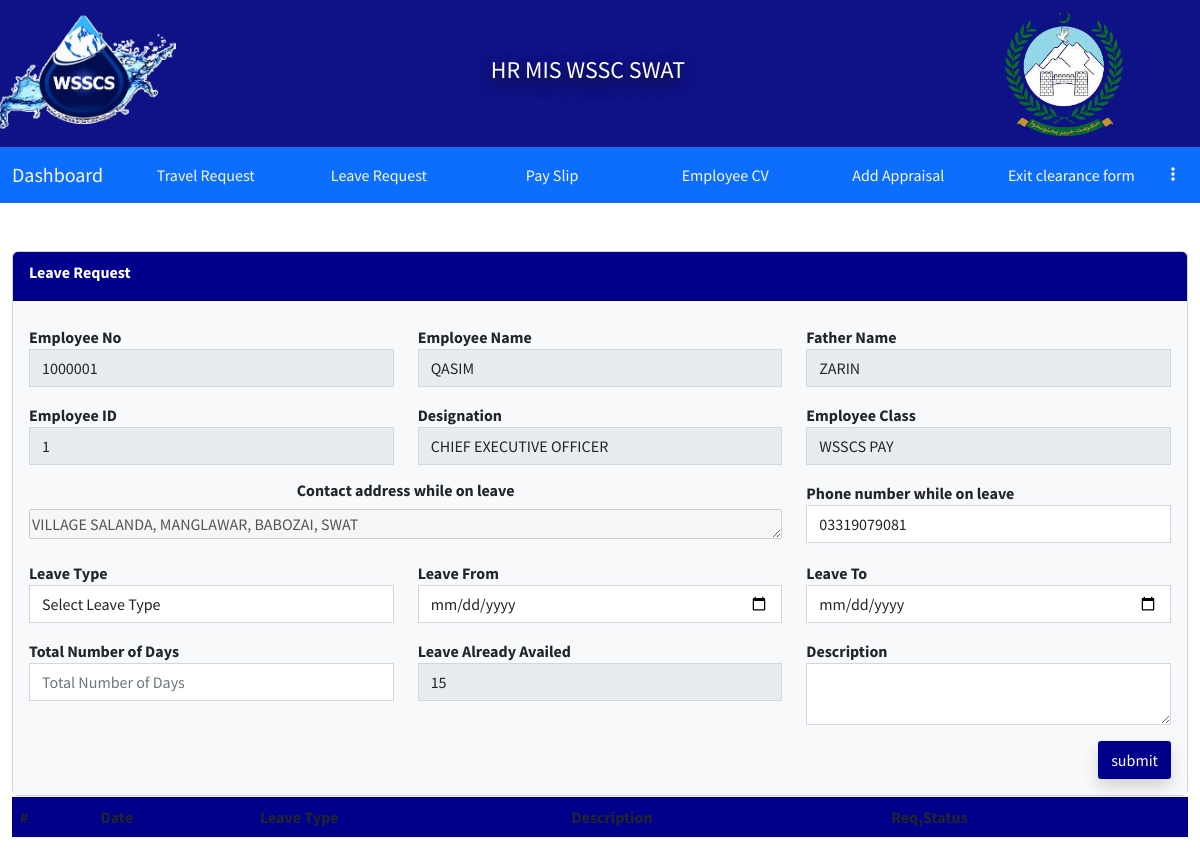
Page /Employee/Leavereq.php (signed in) on the committed database.
### tables this page shows
CREATE TABLE `employeedata` (
  `Id` int(11) NOT NULL,
  `image` varchar(255) DEFAULT NULL,
  `fName` varchar(255) DEFAULT NULL,
  `mName` varchar(255) DEFAULT NULL,
  `lName` varchar(255) DEFAULT NULL,
  `father_Name` varchar(255) DEFAULT NULL,
  `CNIC` varchar(15) DEFAULT NULL,
  `email` varchar(255) DEFAULT NULL,
  `pAddress` varchar(255) DEFAULT NULL,
  `cAddress` varchar(255) DEFAULT NULL,
  `city` varchar(255) DEFAULT NULL,
  `postAddress` varchar(255) DEFAULT NULL,
  `mNumber` varchar(15) DEFAULT NULL,
  `ofphNumber` varchar(15) DEFAULT NULL,
  `Alternate_Number` varchar(15) DEFAULT NULL,
  `DofB` varchar(20) DEFAULT NULL,
  `religion` varchar(255) DEFAULT NULL,
  `gender` varchar(10) DEFAULT NULL,
  `BlGroup` varchar(5) DEFAULT NULL,
  `Domicile` varchar(255) DEFAULT NULL,
  `MaritalStatus` varchar(255) DEFAULT NULL,
  `NextofKin` varchar(255) DEFAULT NULL,
  `NextofKinCellNumber` varchar(15) DEFAULT NULL,
  `ContactPerson` varchar(255) DEFAULT NULL,
  `CPCN` varchar(15) DEFAULT NULL,
  `Employement_Group` varchar(255) DEFAULT NULL,
  `Employee_Class` varchar(255) DEFAULT NULL,
  `Employee_Group` varchar(255) DEFAULT NULL,
  `Employee_Sub_Group` varchar(255) DEFAULT NULL,
  `Employee_Quota` varchar(255) DEFAULT NULL,
  `Salary_Bank` varchar(255) DEFAULT NULL,
  `Salary_Branch` varchar(255) DEFAULT NULL,
  `Account_No` varchar(255) DEFAULT NULL,
  `Pay_Type` varchar(255) DEFAULT NULL,
  `EOBI_No` varchar(255) DEFAULT NULL,
  `Bill_Walved_Off` varchar(255) DEFAULT NULL,
  `Weekly_Working_Days` int(11) DEFAULT NULL,
  `Bill_Waived_Off` varchar(255) DEFAULT NULL,
  `Employee_Pay_Classification` varchar(255) DEFAULT NULL,
  `Grade` varchar(255) DEFAULT NULL,
  `Department` varchar(255) DEFAULT NULL,
  `Job_Tiltle` varchar(255) DEFAULT NULL,
  `Salary_Mode` varchar(255) DEFAULT NULL,
  `Status` varchar(255) DEFAULT 'NEW',
  `EmployeeNo` int(11) DEFAULT NULL,
  `Employee_Manager` int(11) DEFAULT NULL,
  `Joining_Date` varchar(20) DEFAULT NULL,
  `Contract_Expiry_Date` varchar(20) DEFAULT NULL,
  `Last_Working_Date` varchar(20) DEFAULT NULL,
  `Attendance_Supervisor` int(11) DEFAULT NULL,
  `Duty_Location` varchar(255) DEFAULT NULL,
  `Duty_Point` varchar(255) DEFAULT NULL,
  `TypeEmp` varchar(255) DEFAULT NULL,
  `type` varchar(255) DEFAULT NULL,
  `DY_Supervisor` varchar(255) DEFAULT NULL,
  `leaveAlreadyAvailed` int(255) NOT NULL DEFAULT 34
);

### Employee/Leavereq.php (the view, shortened to what this page needs)
<?php
if (!isset($_SESSION['loginid']) || !isset($_SESSION['EmployeeNumber'])) {
    ?>
    <script>
        location.replace('../logout.php');
    </script>
    <?php
} else {
            ?>
<!DOCTYPE html>
<html lang="en">
<head>
   <?php include ('link/links.php')?>
</head>
<body>
<div id="main">
<?php include('link/desigene/navbar.php')?>
<div class="container-fluid m-auto py-5">
  <div class="row">
      <?php
      $todate = date('Y-m-d');
      $julyFirst = new DateTime(date('Y') . '-07-01');
      if (new DateTime($todate) < $julyFirst) {
          $fromdate = (date('Y') - 1) . '-07-01';
      } else {
          $fromdate = date('Y') . '-07-01';
      }
         $Empod = $_SESSION['EmployeeNumber'];
         $select = mysqli_query($conn, "SELECT * FROM `employeedata` WHERE `EmployeeNo` = $Empod");
         if (mysqli_num_rows($select) > 0) {
             while ($row = mysqli_fetch_array($select)) {
      ?>
      <div class="col-md-12">
        <div class="card card-success">
          <div style="background-color: darkblue;" class="card-header  text-white fw-bold">
            <div class="card-title">Leave Request</div>
          </div>
          <div class="card-body bg-light">
            <form method="post" enctype="multipart/form-data">
             <div class="row">
                <div class="col-4 my-2">
                  <div class="form-group">
                    <label>Employee No </label>
                    <input type="text" disabled name="Employee_number" value="<?php echo $row['EmployeeNo']?>" placeholder="Employee No" class="form-control" autocomplete="off" required="">
                  </div>
                </div>
                <div class="col-4 my-2">
                  <div class="form-group">
                    <label>Employee Name</label>
                    <input type="text" disabled value="<?php echo $row['fName']?>" placeholder="Name" class="form-control" autocomplete="off" required="">
                  </div>
                </div>
                <div class="col-4 my-2">
                  <div class="form-group">
                    <label>Father Name</label>
                    <input type="text" disabled value="<?php echo $row['father_Name']?>" placeholder="Father Name" class="form-control" autocomplete="off" required="">
                  </div>
                </div>
                <div class="col-4 my-2">
                  <div class="form-group">
                    <label>Employee ID</label>
                    <input type="text" disabled value="<?php echo $row['Id']?>" placeholder="Employee Id" class="form-control" autocomplete="off" required="">
                  </div>
                </div>
                <div class="col-4 my-2">
                  <div class="form-group">
                    <label>Designation</label>
                    <input type="text" disabled value="<?php echo $row['Job_Tiltle']?>" placeholder="Designation" class="form-control" autocomplete="off" required="">
                  </div>
                </div>
                <div class="col-4 my-2">
                  <div class="form-group">
                    <label for="">Employee Class</label>
                    <input type="text" disabled value="<?php echo $row['Employee_Class']?>" placeholder="Designation" class="form-control" autocomplete="off" required="" >
                  </div>
                </div>
                <div class="col-8 my-2">
                  <div class="form-group">
                    <h5 class="text-center fw-bold" style="font-size: 16px;" for="">Contact address while on leave</h5>
                    <textarea disabled style="width:100%;height:30px;" id="" cols="30" rows="10"><?php echo $row['cAddress']?></textarea>
                  </div>
                </div>
                <div class="col-4 my-2">
                  <div class="form-group">
                    <label>Phone number while on leave</label>
                    <input type="text" name="Number" value="<?php echo $row['mNumber']?>" placeholder="Mobile No" class="form-control" autocomplete="off" required="">
                  </div>
                </div>
                <div class="col-4 my-2">
                  <div class="form-group">
                    <label>Leave Type</label>
                    <select class="form-control select2" name="type" id="">
                    <option value="null" selected>Select Leave Type</option>
                    </select>
                  </div>
                </div>
                <div class="col-4 my-2">
    <div class="form-group">
        <label>Leave From</label>
        <input type="date" name="LeaveFrom" id="LeaveFrom" placeholder="dd mm yyyy" class="form-control" autocomplete="off" required="">
    </div>
</div>
<div class="col-4 my-2">
    <div class="form-group">
        <label>Leave To</label>
        <input type="date" name="LeaveTo" id="LeaveTo" placeholder="dd mm yyyy" class="form-control" autocomplete="off" required="">
    </div>
</div>
<div class="col-4 my-2">
    <div class="form-group">
        <label>Total Number of Days</label>
        <input type="text" name="NumberofDay" id="NumberofDay" placeholder="Total Number of Days" class="form-control" autocomplete="off" required="" >
    </div>
</div>
                <div class="col-4 my-2">
                  <div class="form-group">
                    <label>Leave Already Availed</label>
                    <?php
                      include ('link/desigene/db.php');
                        $empid = $_SESSION['EmployeeNumber'];
                        $empleave=15;
                        $sql = "SELECT SUM(`TotalDays`) AS empleave FROM `leavereq` WHERE `EmployeeNo`=$empid AND `Statusofmanger`='ACCEPT' AND `StatusofGm`='ACCEPT' AND `LeaveTo` >= '$fromdate' AND `LeaveTo` <= '$todate';";
                        $result = $conn->query($sql);
                        if ($result) {
                                $rowleave = $result->fetch_assoc();
                                $leave=$rowleave['empleave'];
                                $totalDaysAfterSubtraction = $empleave-$leave;
                        }
                        else{
                          $totalDaysAfterSubtraction = $empleave;
                        }
                        ?>
                    <input type="number"  name="LeaveAlreadyAvailed" value="<?php  echo  $totalDaysAfterSubtraction;?>" placeholder="Leave Already Availed" class="form-control" autocomplete="off" disabled required="">
                  </div>
                </div>
                <div class="col-4 my-2">
                  <div class="form-group">
                    <label>Description</label>
                    <textarea name="Description" class="form-control"></textarea>
                  </div>
                </div>
                <div class="col-md-12 text-end mt-2">
                  <input style="background-color: darkblue;" type="submit" class="btn text-white float-right shadow" value="submit" name="submit">
                </div>
              </div>
            </form>
        </div>
      </div>
      <table class="table">
        <thead class="text-white" style="background-color: darkblue;">
          <tr>
            <th scope="col">#</th>
            <th scope="col">Date</th>
            <th scope="col">Leave Type</th>
            <th scope="col" colspan="4">Description</th>
            <th scope="col">Req,Status</th>
          </tr>
        </thead>
        <?php
                      $select = mysqli_query($conn, "SELECT * FROM `leavereq` WHERE `EmployeeNo` = $Empod");
                      ?>
      </table>
    </div>
    <?php }}
    else{
      echo 'No record ';
    }
    ?>
  </div>
</div>
</body>
</html>
<?php }?>

### Employee/css/style.css (style rules this page uses)
#main { transition: margin-left .5s; margin: 0%; }
.form-group label { font-weight: bold; }

### rows in the picture
employeedata: Employee_number "1000001", fName "QASIM", father_Name "ZARIN", Id "1", Job_Tiltle "CHIEF EXECUTIVE OFFICER", Employee_Class "WSSCS PAY", cAddress "VILLAGE SALANDA, MANGLAWAR, BABOZAI, SWAT", Number "03319079081", LeaveAlreadyAvailed "15"
